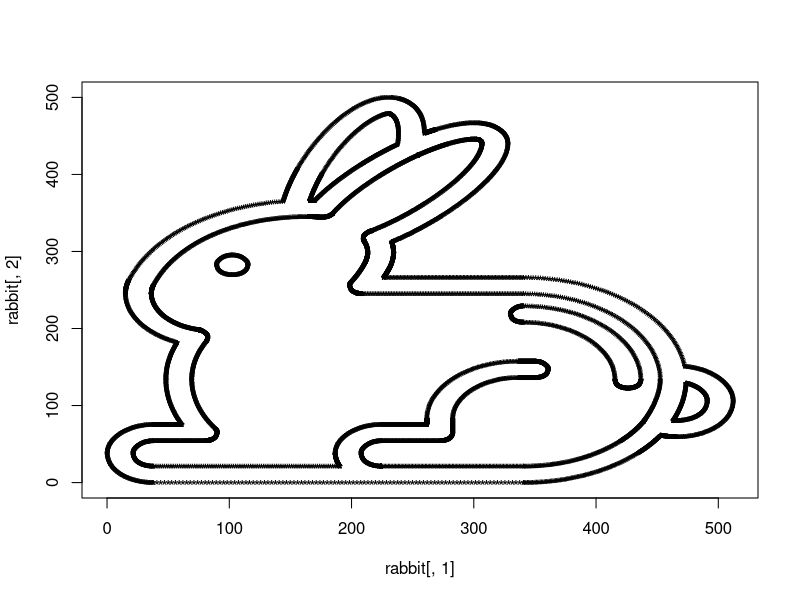

R code for this plot:
# Copyright 2025 The Protoscribe Authors.
#
# Licensed under the Apache License, Version 2.0 (the "License");
# you may not use this file except in compliance with the License.
# You may obtain a copy of the License at
#
#     http://www.apache.org/licenses/LICENSE-2.0
#
# Unless required by applicable law or agreed to in writing, software
# distributed under the License is distributed on an "AS IS" BASIS,
# WITHOUT WARRANTIES OR CONDITIONS OF ANY KIND, either express or implied.
# See the License for the specific language governing permissions and
# limitations under the License.

# Display the rabbit points using R.

rabbit <- matrix(scan("protoscribe/glyphs/testdata/rabbit_points.txt"),
                 ncol=2, byrow=TRUE)
pdf("protoscribe/glyphs/testdata/rabbit.pdf")
plot(rabbit[,1], rabbit[,2], pch="*")
